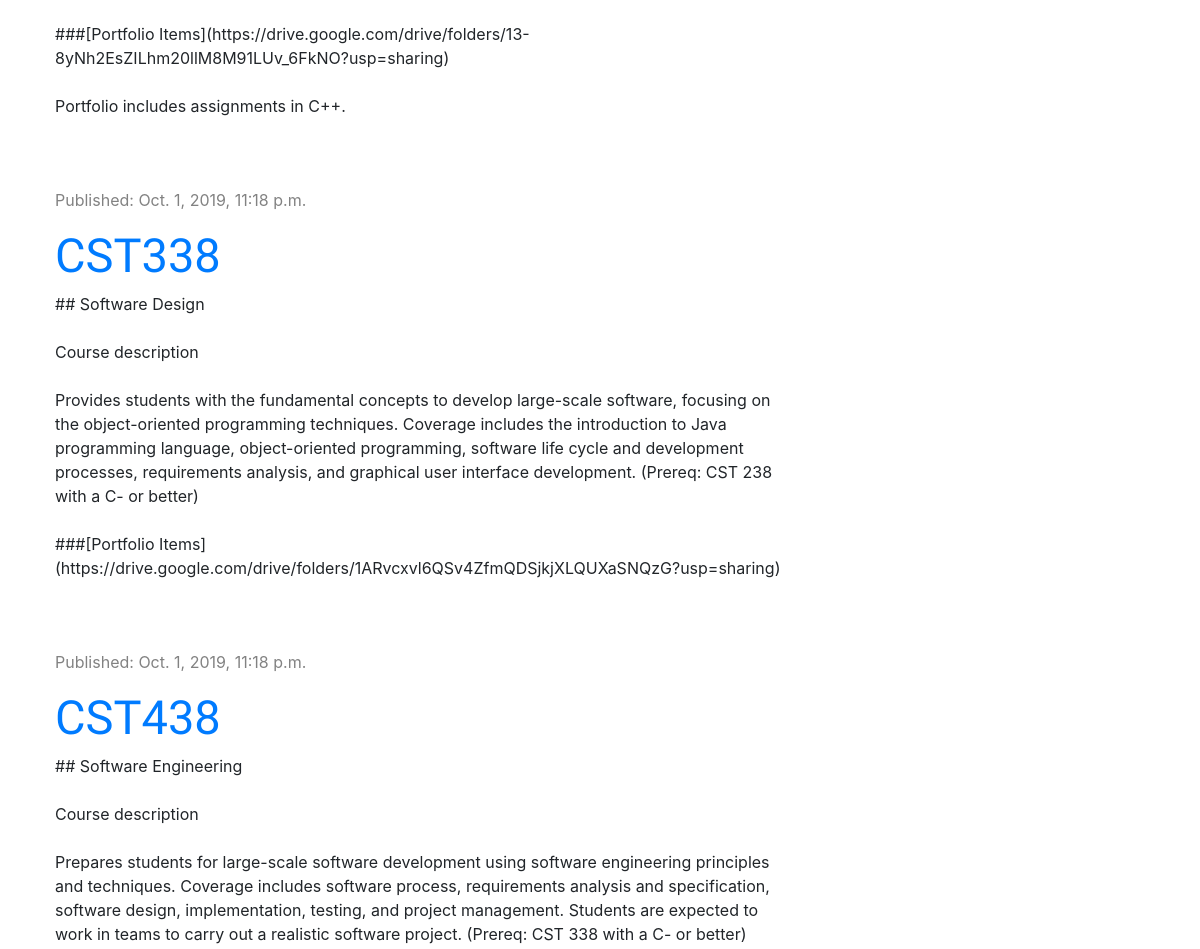
The app's page / (middle part), older data.
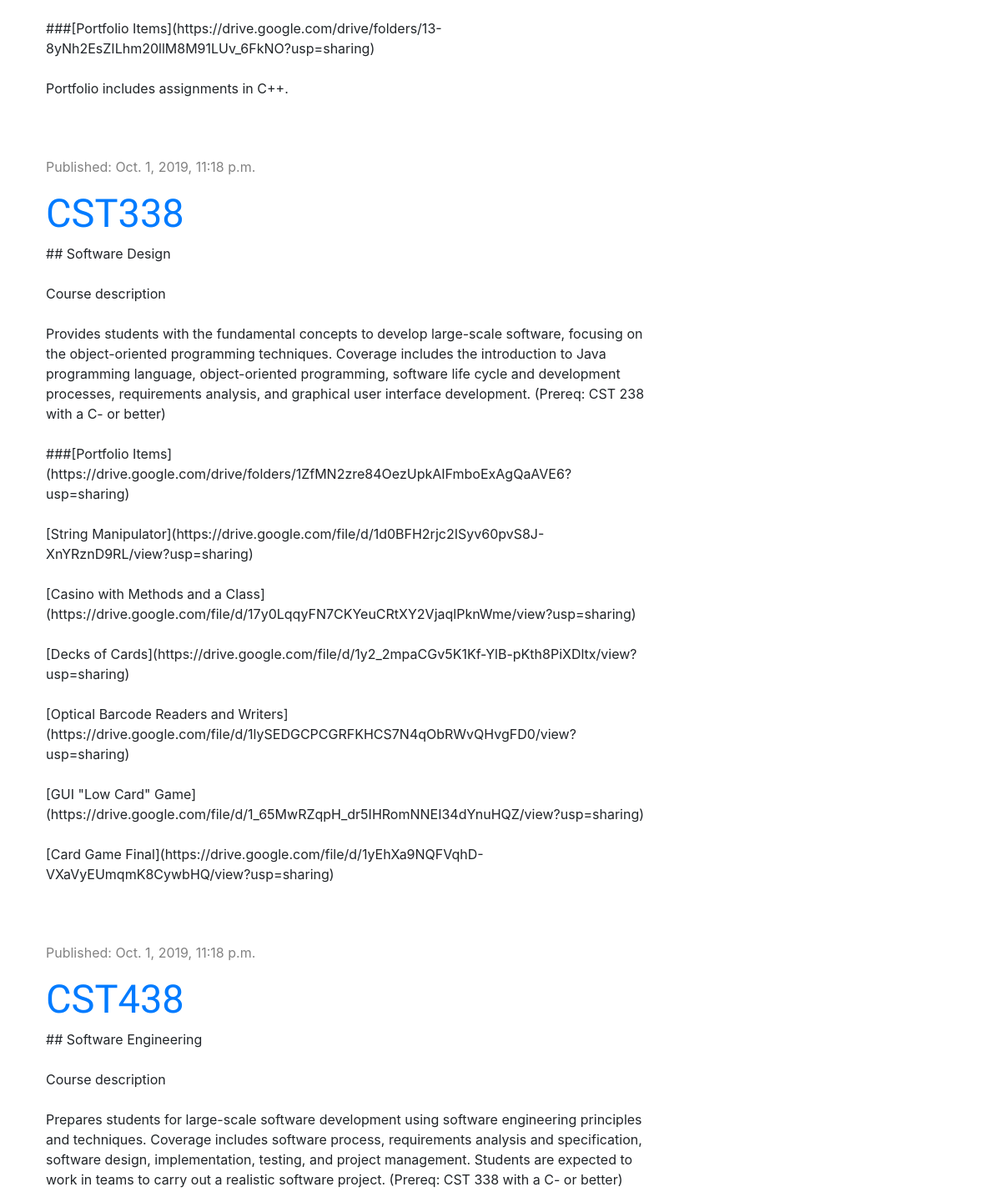
The same page, newer data.
### blog/models.py (models this page shows, shortened)
class Post(models.Model):
    author = models.ForeignKey('auth.User', on_delete=models.CASCADE)
    title = models.CharField(max_length=200)
    text = models.TextField()
    created_date = models.DateTimeField(default=timezone.now)
    published_date = models.DateTimeField(blank=True, null=True)

### blog/views.py (the view)
# urls.py: path('', views.post_list, name='post_list'),
def post_list(request):
    posts = Post.objects.filter(published_date__lte=timezone.now()).order_by('-published_date')
    postList = {'posts': posts}
    return render(request, 'blog/post_list.html', postList)

### blog/templates/blog/post_list.html
{% extends 'blog/base.html' %}
{% block content %}
            {% for post in posts %}
            <div class="post">
                <div class="date"><p>Published: {{ post.published_date }}</p></div>
                <h2><a href="{% url 'post_detail' pk=post.pk %}">{{ post.title }}</a></h2>
                <p>{{ post.text|linebreaksbr }}</p>
            </div>
            {% endfor %}
{% endblock %}

Row changes from the older to the newer data that the page shows:
changed Post "CST338": text "…C- or better) ###[Portfolio Items](https://drive.google.com/drive/folders/1ARvcxvl6QSv4ZfmQDSjkjXLQUXaSNQzG?usp=sharing)" → "…C- or better) ###[Portfolio Items](https://drive.google.com/drive/folders/1ZfMN2zre84OezUpkAIFmboExAgQaAVE6?usp=sharing) [String Manipulator](https://drive.google.com/file/d/1d0BFH2rjc2ISyv60pvS8J-XnYRznD9RL/view?usp=sharing) [Casino with Methods and a Class](https://drive.google.com/file/d/17y0LqqyFN7CKYeuCRtXY2VjaqlPknWme/view?usp=sharing) [Decks of Cards](https://drive.google.com/file/d/1y2_2mpaCGv5K1Kf-YlB-pKth8PiXDltx/view?usp=sharing) [Optical Barcode Readers and Writers](https://drive.google.com/file/d/1lySEDGCPCGRFKHCS7N4qObRWvQHvgFD0/view?usp=sharing) [GUI \"Low Card\" Game](https://drive.google.com/file/d/1_65MwRZqpH_dr5IHRomNNEI34dYnuHQZ/view?usp=sharing) [Card Game…"
